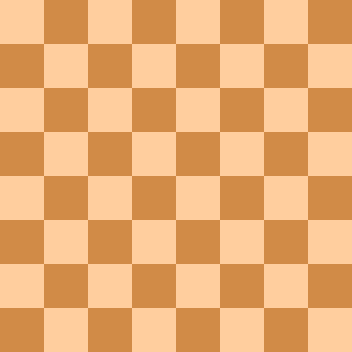
#> input picture Object-Detection/flat_chessboard.png, 352 x 352 px
$ jupyter execute Grid-Detection.ipynb
#> lines starting #> are read from the running program, lines starting #| are printed output that depends on the picture; after the words box and inside, x2 and y2 are one past the last pixel; in counts of white or black regions, pixels touching at a corner belong together
[cell 1]
import cv2
import numpy as np
import matplotlib.pyplot as plt

[cell 2]
'''
    Corner Detection
'''
# Prepare the network
fig = plt.figure(figsize=(20,10))
rows = 2
cols = 4
num = 0

def display_img(img,title, cmap=None):
    global num
    num += 1
    ax = fig.add_subplot(rows, cols, num)
    ax.imshow(img, cmap)
    ax.set_title(title)


flat_chess = cv2.imread('flat_chessboard.png')
#> flat_chess is the input picture: shape (352, 352, 3); mean B, G, R 114.5, 172.5, 232
display_img(flat_chess,'Flat Chessboard')

found, corners = cv2.findChessboardCorners(flat_chess,(7,7))
#> found = True; corners = 49 rows, first 8: [43.5, 43.5], [87.5, 43.5], [131.5, 43.5], [175.5, 43.5], [219.5, 43.5], [263.5, 43.5], [307.5, 43.5], [43.5, 87.5]
cv2.drawChessboardCorners(flat_chess,(7,7), corners, found)
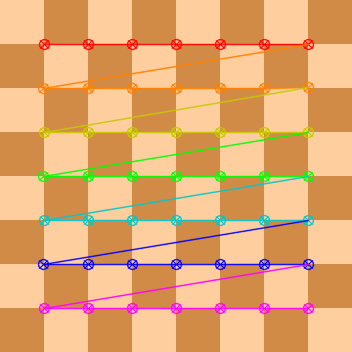
#> flat_chess: shape (352, 352, 3); 11.49% of pixels changed, all inside (x1, y1, x2, y2) = (37, 38, 315, 315)
display_img(flat_chess,'Grid detection')

dots = cv2.imread('dot_grid.png')
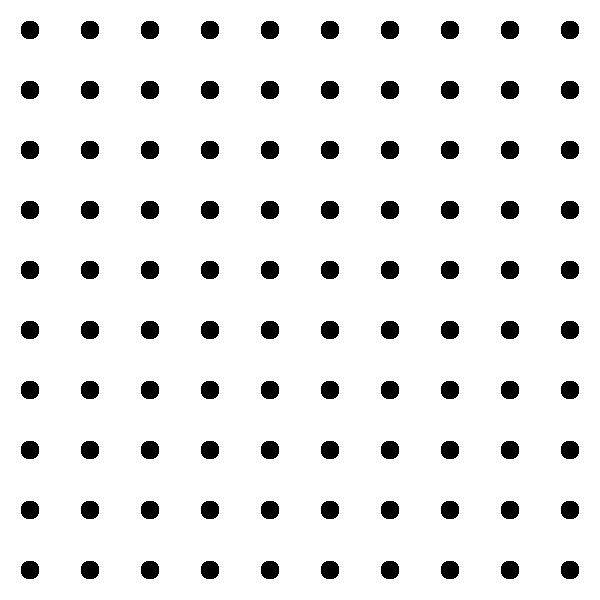
#> input picture Object-Detection/dot_grid.png, 600 x 600 px
#> dots is the input picture: shape (600, 600, 3); 92.3% white; 100 black regions, largest, box (x1, y1, x2, y2) and area: (21, 21, 39, 39) 276, (81, 21, 99, 39) 276, (141, 21, 159, 39) 276
display_img(dots, 'Dot Grid')

found, corners = cv2.findCirclesGrid(dots,(10,10), cv2.CALIB_CB_SYMMETRIC_GRID)
#> corners = 100 rows, first 8: [29.5, 29.5], [89.5, 29.5], [149.5, 29.5], [209.5, 29.5], [269.5, 29.5], [329.5, 29.5], [389.5, 29.5], [449.5, 29.5]
cv2.drawChessboardCorners(dots,(10,10),corners,found)
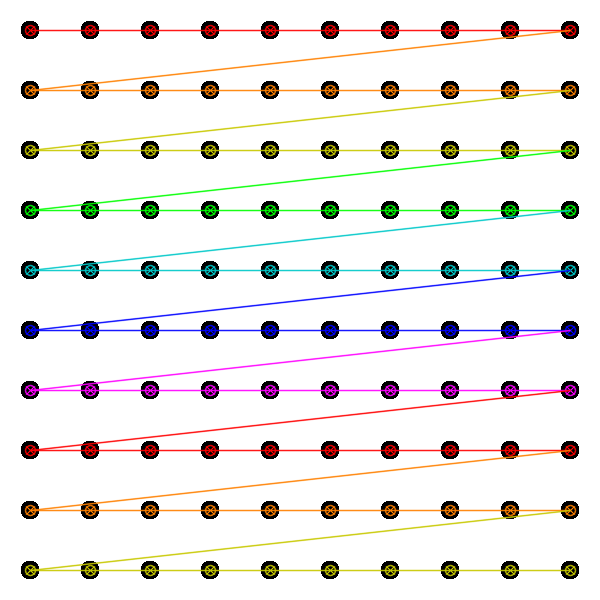
#> dots: shape (600, 600, 3); 10.73% of pixels changed, all inside (x1, y1, x2, y2) = (24, 24, 577, 577)
display_img(dots, 'Grid detection')
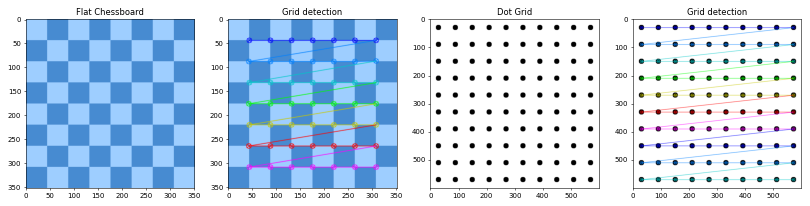
#> figure drawn by matplotlib, 4 panels; B, G, R data is drawn as R, G, B
